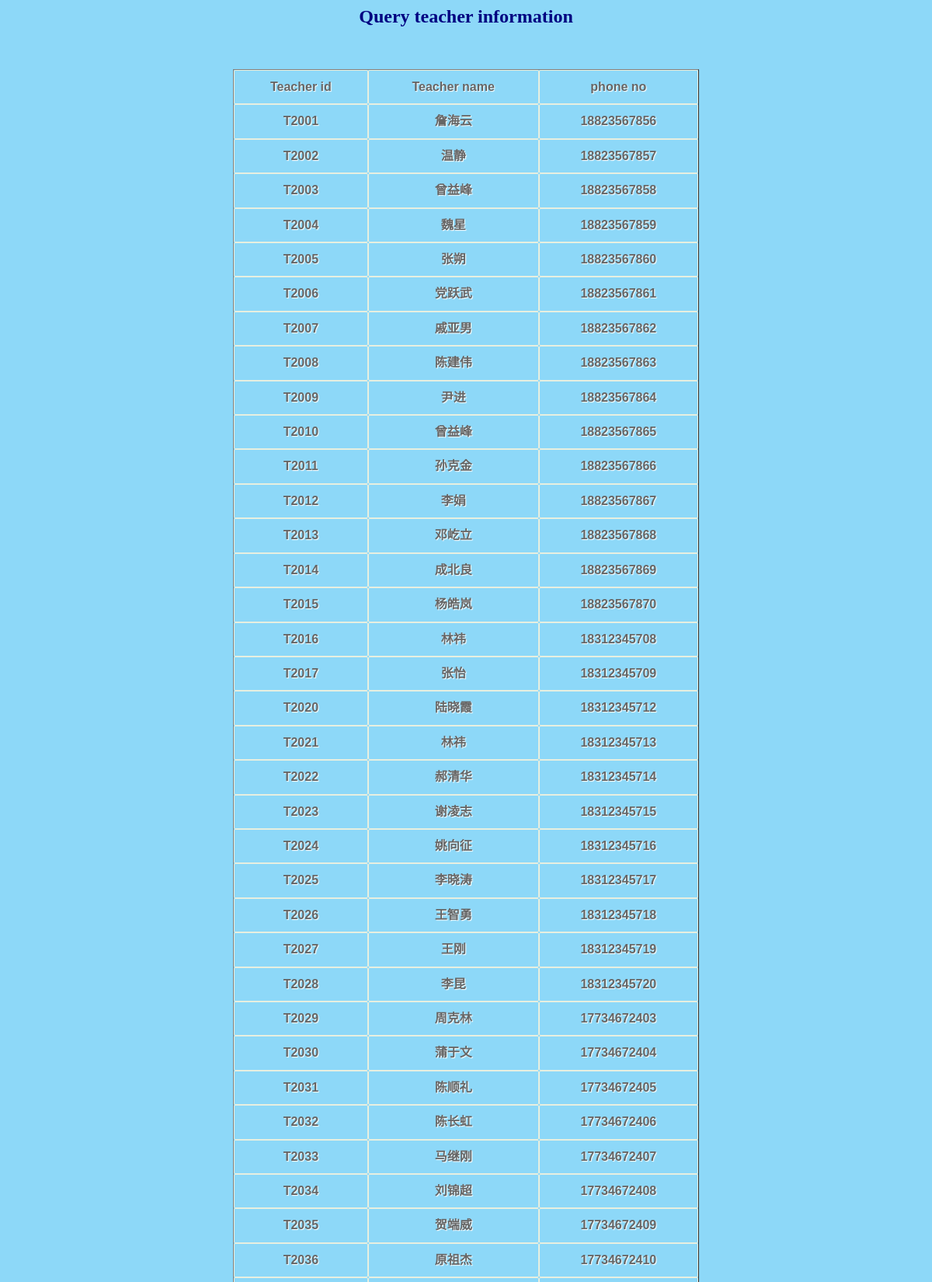
Page /admin_tea_sel (signed in, upper part) on the committed database.
### tables this page shows
CREATE TABLE "teacher" (
	 "tno" varchar(20,0) NOT NULL,
	 "tname" varchar(20,0) NOT NULL,
	 "tphone" varchar(20,0) NOT NULL,
	PRIMARY KEY("tno")
);

### StuManager.py (the view)
@app.route('/admin_tea_sel')
def admin_tea_sel():
    if not session.get('role') or session['role'] != 'admin':
        error = "You are not logged in or you are not an administrator"
        return render_template("educational_management/login.html", error=error)
    cursor = get_db()
    query = "select * from teacher "
    print(query)
    teacher_result_set = cursor.execute(query)
    data = []
    for cou in teacher_result_set:
        info = []
        info.append(cou[0])
        info.append(cou[1])
        info.append(cou[2])
        print(info)
        data.append(info)
    return render_template('educational_management/admin_tea_sel.html', teacher_data=data)

### StuManager.py (called while the page is built)
def connect_db():
    conn = sqlite3.connect(app.config['DATABASE'])
    conn.row_factory = sqlite3.Row
    return conn

def get_db():
    if not hasattr(g, 'sqlite_db'):  # 未连接数据库
        g.sqlite_db = connect_db()
    return g.sqlite_db

### templates/educational_management/admin_tea_sel.html (shortened to what this page needs)
<!DOCTYPE HTML PUBLIC "-//W3C//DTD HTML 4.01 Transitional//EN">
<html>
  <head>
    <link rel="stylesheet" href="{{ url_for('static',filename='css/style.css') }}">
  </head>
  <body bgcolor="#8dd8f8">
  <div align="center"><strong><font color="#000080" size="5" face="华文楷体">Query teacher information<br><br><br></font></strong></div>
       <table class="table1" border="1" width="600" align="center" cellspacing="0" cellpadding="0">
       <tr><td height="25">Teacher id</td>
                <td height="25">Teacher name</td>
                <td height="25">phone no</td>
            </tr>
         {% for cno, cname , cphone in teacher_data%}
            <tr><td height="25">{{ cno }}</td>
                <td height="25">{{ cname}}</td>
                <td height="25">{{ cphone }}</td>
            </tr>
         {% endfor %}
        </table>
  </body>
</html>

### static/css/style.css (style rules this page uses)
table.table1 { font-family: "Trebuchet MS", sans-serif; font-size: 16px; font-weight: bold; line-height: 1.4em; font-style: normal; border-collapse:separate; }
.table1 tbody td { padding:10px; text-align:center; border: 1px solid #E7EFE0; -moz-border-radius:2px; -webkit-border-radius:2px; border-radius:2px; color:#666; text-shadow:1px 1px 1px #fff; }

### rows in the picture
teacher: tno "T2001", tname "詹海云", tphone "18823567856"
teacher: tno "T2002", tname "温静", tphone "18823567857"
teacher: tno "T2003", tname "曾益峰", tphone "18823567858"
teacher: tno "T2004", tname "魏星", tphone "18823567859"
teacher: tno "T2005", tname "张朔", tphone "18823567860"
teacher: tno "T2006", tname "党跃武", tphone "18823567861"
teacher: tno "T2007", tname "戚亚男", tphone "18823567862"
teacher: tno "T2008", tname "陈建伟", tphone "18823567863"
teacher: tno "T2009", tname "尹进", tphone "18823567864"
teacher: tno "T2010", tname "曾益峰", tphone "18823567865"
teacher: tno "T2011", tname "孙克金", tphone "18823567866"
teacher: tno "T2012", tname "李娟", tphone "18823567867"
teacher: tno "T2013", tname "邓屹立", tphone "18823567868"
teacher: tno "T2014", tname "成北良", tphone "18823567869"
teacher: tno "T2015", tname "杨皓岚", tphone "18823567870"
teacher: tno "T2016", tname "林祎", tphone "18312345708"
teacher: tno "T2017", tname "张怡", tphone "18312345709"
teacher: tno "T2020", tname "陆晓霞", tphone "18312345712"
teacher: tno "T2021", tname "林祎", tphone "18312345713"
teacher: tno "T2022", tname "郝清华", tphone "18312345714"
teacher: tno "T2023", tname "谢凌志", tphone "18312345715"
teacher: tno "T2024", tname "姚向征", tphone "18312345716"
teacher: tno "T2025", tname "李晓涛", tphone "18312345717"
teacher: tno "T2026", tname "王智勇", tphone "18312345718"
teacher: tno "T2027", tname "王刚", tphone "18312345719"
teacher: tno "T2028", tname "李昆", tphone "18312345720"
teacher: tno "T2029", tname "周克林", tphone "17734672403"
teacher: tno "T2030", tname "蒲于文", tphone "17734672404"
teacher: tno "T2031", tname "陈顺礼", tphone "17734672405"
teacher: tno "T2032", tname "陈长虹", tphone "17734672406"
teacher: tno "T2033", tname "马继刚", tphone "17734672407"
teacher: tno "T2034", tname "刘锦超", tphone "17734672408"
teacher: tno "T2035", tname "贺端威", tphone "17734672409"
teacher: tno "T2036", tname "原祖杰", tphone "17734672410"
